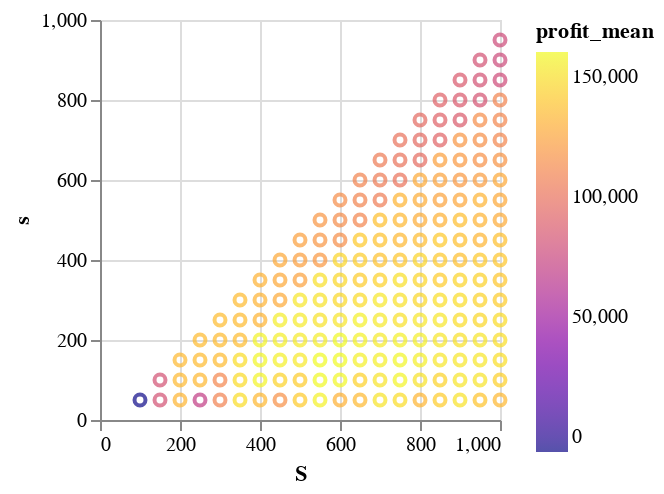

Notebook code cell kept with this figure:
### Code cell
df |> @vlplot(:point, x=:S, y=:s, color={:profit_mean, scale={scheme=:plasma}})

### Figure 1 — Vega specification as saved in the notebook (floating-point values rounded to 4 significant figures; data arrays with more than 128 entries replaced by an {"elided": "..."} marker saying what was removed)
{"$schema": "https://vega.github.io/schema/vega/v5.json", "axes": [{"aria": false, "domain": false, "grid": true, "gridScale": "y", "labels": false, "maxExtent": 0, "minExtent": 0, "orient": "bottom", "scale": "x", "tickCount": {"signal": "ceil(width/40)"}, "ticks": false, "zindex": 0}, {"aria": false, "domain": false, "grid": true, "gridScale": "x", "labels": false, "maxExtent": 0, "minExtent": 0, "orient": "left", "scale": "y", "tickCount": {"signal": "ceil(height/40)"}, "ticks": false, "zindex": 0}, {"grid": false, "labelFlush": true, "labelOverlap": true, "orient": "bottom", "scale": "x", "tickCount": {"signal": "ceil(width/40)"}, "title": "S", "zindex": 0}, {"grid": false, "labelOverlap": true, "orient": "left", "scale": "y", "tickCount": {"signal": "ceil(height/40)"}, "title": "s", "zindex": 0}], "background": "white", "data": [{"name": "source_0", "values": {"elided": "190 records"}}, {"name": "data_0", "source": "source_0", "transform": [{"expr": "isValid(datum[\"S\"]) && isFinite(+datum[\"S\"]) && isValid(datum[\"s\"]) && isFinite(+datum[\"s\"]) && isValid(datum[\"profit_mean\"]) && isFinite(+datum[\"profit_mean\"])", "type": "filter"}]}], "height": 200, "legends": [{"encode": {"gradient": {"update": {"opacity": {"value": 0.7}}}}, "gradientLength": {"signal": "clamp(height, 64, 200)"}, "stroke": "color", "title": "profit_mean"}], "marks": [{"encode": {"update": {"ariaRoleDescription": {"value": "point"}, "description": {"signal": "\"S: \" + (format(datum[\"S\"], \"\")) + \"; s: \" + (format(datum[\"s\"], \"\")) + \"; profit_mean: \" + (format(datum[\"profit_mean\"], \"\"))"}, "fill": {"value": "transparent"}, "opacity": {"value": 0.7}, "stroke": {"field": "profit_mean", "scale": "color"}, "x": {"field": "S", "scale": "x"}, "y": {"field": "s", "scale": "y"}}}, "from": {"data": "data_0"}, "name": "marks", "style": ["point"], "type": "symbol"}], "padding": 5, "scales": [{"domain": {"data": "data_0", "field": "S"}, "name": "x", "nice": true, "range": [0, {"signal": "width"}], "type": "linear", "zero": true}, {"domain": {"data": "data_0", "field": "s"}, "name": "y", "nice": true, "range": [{"signal": "height"}, 0], "type": "linear", "zero": true}, {"domain": {"data": "data_0", "field": "profit_mean"}, "interpolate": "hcl", "name": "color", "range": {"scheme": "plasma"}, "type": "linear", "zero": false}], "style": "cell", "width": 200}
